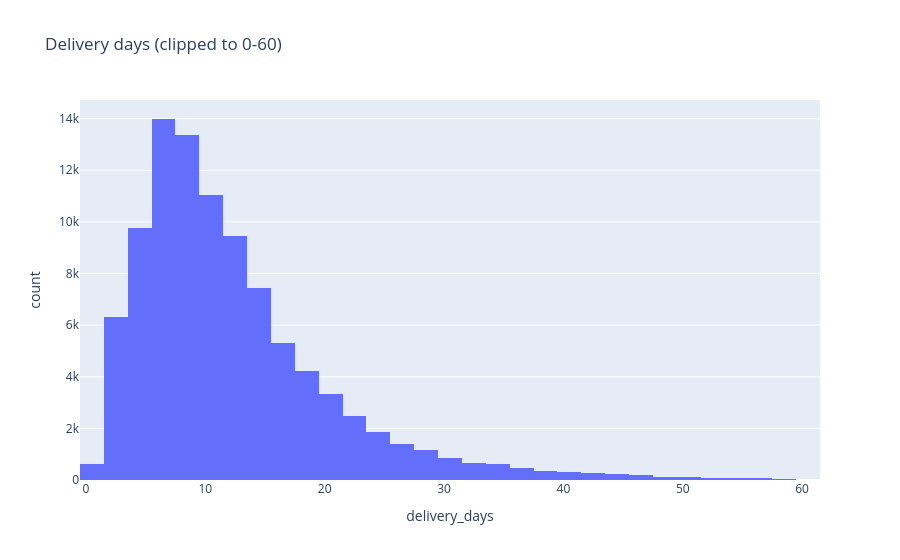

The notebook cell saved with this chart:
### Markdown cell above
## 7. Delivery date logic
**Look for:** delivered orders with no delivery date, delivery before purchase, and non-delivered orders that have a delivery date. These break on-time delivery calculations.

### Code cell
delivery = q("""
    WITH o AS (
        SELECT order_id, order_status,
               TRY_CAST(order_purchase_timestamp AS TIMESTAMP) AS purchased,
               TRY_CAST(order_delivered_customer_date AS TIMESTAMP) AS delivered,
               TRY_CAST(order_estimated_delivery_date AS TIMESTAMP) AS estimated
        FROM raw.orders
    )
    SELECT
        COUNT(*) FILTER (WHERE order_status = 'delivered') AS delivered_orders,
        COUNT(*) FILTER (WHERE order_status = 'delivered' AND delivered IS NULL) AS delivered_missing_date,
        COUNT(*) FILTER (WHERE order_status <> 'delivered' AND delivered IS NOT NULL) AS not_delivered_but_has_date,
        COUNT(*) FILTER (WHERE delivered < purchased) AS delivered_before_purchase,
        COUNT(*) FILTER (WHERE order_status = 'delivered' AND delivered > estimated) AS late_orders,
        100.0 * COUNT(*) FILTER (WHERE order_status = 'delivered' AND delivered > estimated)
              / NULLIF(COUNT(*) FILTER (WHERE order_status = 'delivered' AND delivered IS NOT NULL), 0) AS late_pct
    FROM o
""")
display(delivery.T.rename(columns={0: "value"}))

days = q("""
    SELECT date_diff('day', TRY_CAST(order_purchase_timestamp AS TIMESTAMP),
                            TRY_CAST(order_delivered_customer_date AS TIMESTAMP)) AS delivery_days
    FROM raw.orders
    WHERE order_status = 'delivered' AND order_delivered_customer_date IS NOT NULL
""")
display(days["delivery_days"].describe())
px.histogram(days[days["delivery_days"].between(0, 60)], x="delivery_days", nbins=60,
             title="Delivery days (clipped to 0-60)").show()

### Figure 1 — Plotly figure (JSON) as saved in the notebook; plotly's stock layout.template omitted (floating-point values rounded to 4 significant figures; data arrays with more than 128 entries replaced by an {"elided": "..."} marker saying what was removed)
{"data": [{"bingroup": "x", "hovertemplate": "delivery_days=%{x}<br>count=%{y}<extra></extra>", "legendgroup": "", "marker": {"color": "#636efa", "pattern": {"shape": ""}}, "name": "", "nbinsx": 60, "orientation": "v", "showlegend": false, "type": "histogram", "x": {"elided": "96172 int values"}, "xaxis": "x", "yaxis": "y"}], "layout": {"barmode": "relative", "legend": {"tracegroupgap": 0}, "title": {"text": "Delivery days (clipped to 0-60)"}, "xaxis": {"anchor": "y", "domain": [0, 1], "title": {"text": "delivery_days"}}, "yaxis": {"anchor": "x", "domain": [0, 1], "title": {"text": "count"}}}}
